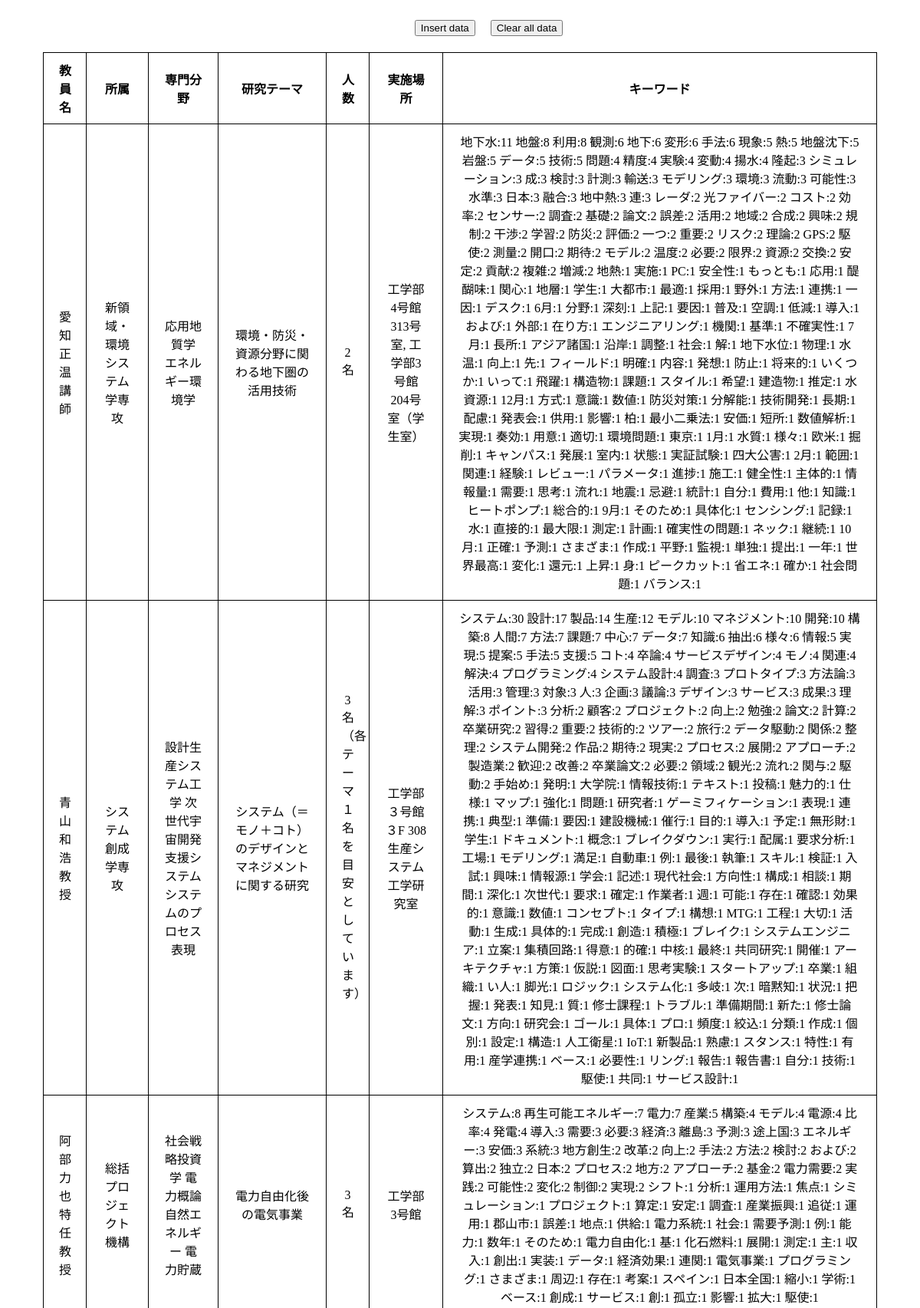
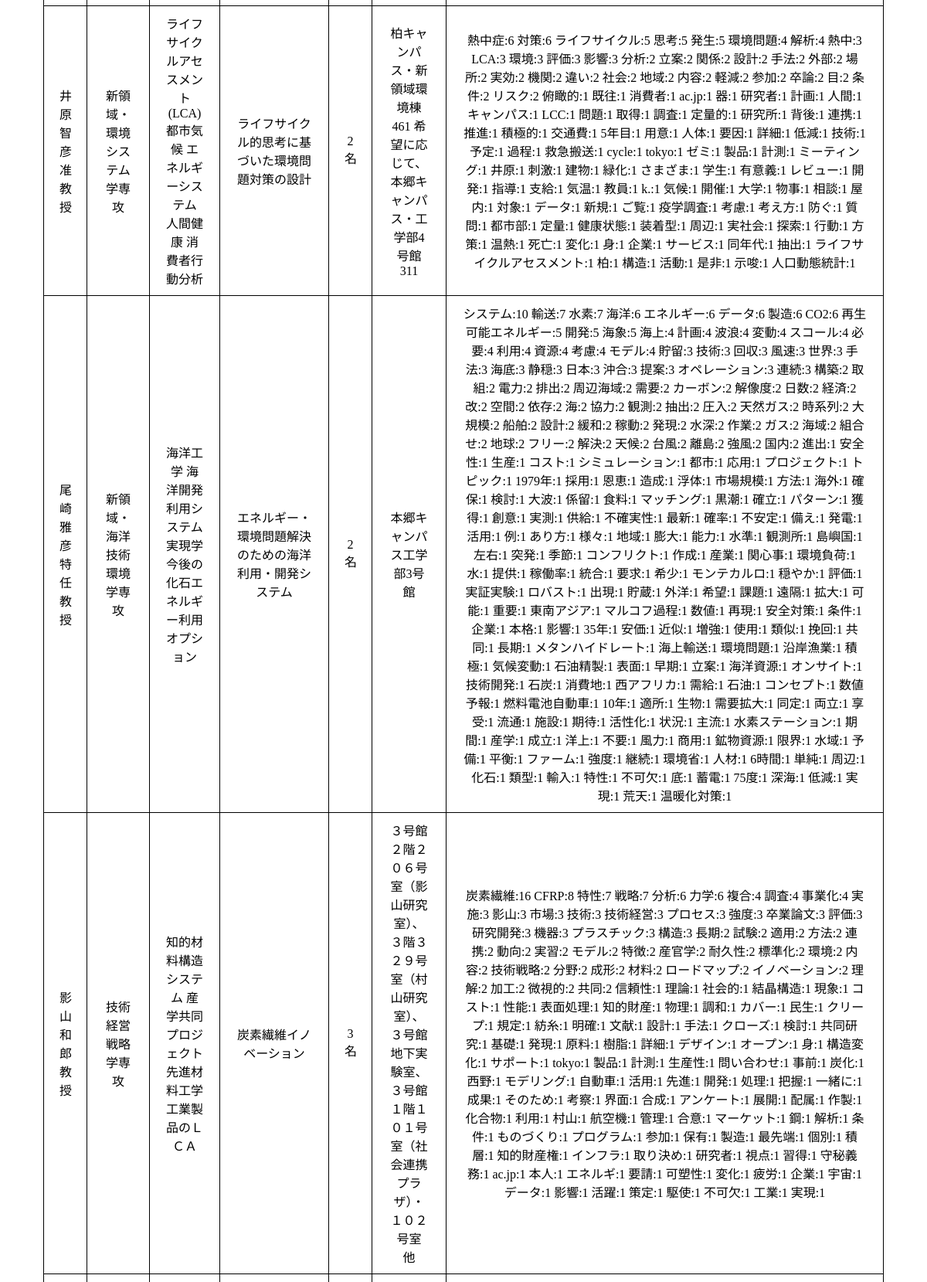
The app's page /db (upper part) with its own data (2 pictures, top to bottom).
### tables this page shows
CREATE TABLE teachers(
  id integer primary key autoincrement,
  name text,
  affiliation text, --所属
  specialized_field text, --専門分野
  research_theme text, --研究テーマ
  number_of_people text, --標準受け入れ人数
  place text, --実施場所
  keywords text
);

### main.py (the view)
@app.route("/db")
def db_show():
    cur = g.db.execute('select name, affiliation, specialized_field, research_theme, number_of_people, place, keywords from teachers') # ここ忘れがち．．
    table = [dict(name=row[0], affiliation=row[1], specialized_field=row[2], research_theme=row[3], number_of_people=row[4], place=row[5], keywords=row[6]) for row in cur.fetchall()]
    return render_template('db.html', teachers_table = table)

### main.py (called while the page is built)
def connect_db():
    return sqlite3.connect(app.config['DATABASE'])

@app.before_request
def before_request():
    g.db = connect_db() # g：とりあえず全てを格納する変数．データベースのコネクションやログインしてるユーザ情報など．

@app.teardown_request
def teardown_request(exception):
    db = getattr(g, "db", None)
    if db is not None:
        db.close()

### templates/db.html (shortened to what this page needs)
<!DOCTYPE html>
<html lang="ja">
<head>
    <link rel="stylesheet" href="{{ url_for('static', filename='db.css') }}">
</head>
<body>
    <br>
    <form action="{{ url_for('db_insert') }}" method="post" id = "insert">
        <input type="submit" value="Insert data">
    </form>
    <form action="{{ url_for('delete') }}" method="post" id="delete">
        <input type="submit" value="Clear all data">
    </form>
    <br>
    <table>
        <tr>
            <th width="15">教員名</th>
            <th width="40">所属</th>
            <th width="50">専門分野</th>
            <th width="100">研究テーマ</th>
            <th width="15">人数</th>
            <th width="55">実施場所</th>
            <th id = "keywords" width="525">キーワード</th>
    　   </tr>
        {% for row in teachers_table %}
        <tr>
            <td>{{ row.name }}</td>
            <td>{{ row.affiliation }}</td>
            <td>{{ row.specialized_field }}</td>
            <td>{{ row.research_theme }}</td>
            <td>{{ row.number_of_people }}</td>
            <td>{{ row.place }}</td>
            <td>{{ row.keywords }}</td>
        <tr>
        {% endfor %}
    </table>
    <br>
    <br>
    <br>
    <br>
    <br>
</body>
</html>

### static/db.css (style rules this page uses)
body { text-align: center; background-position: center center; }
table { border-collapse:collapse; width:800px; table-layout: fixed; margin: auto; text-align: center justify; }
table, th, td { border: 1px solid black; padding: 10px 20px; }
#insert { float:left; margin-left:45%; }
#delete { float:left; margin-left:20px; }

### records on screen
teachers: name "愛知 正温 講師", affiliation "新領域・環境システム学専攻", specialized_field "応用地質学 エネルギー環境学", research_theme "環境・防災・資源分野に関わる地下圏の活用技術", number_of_people "2名", place "工学部4号館313号室, 工学部3号館204号室（学生室）", keywords "地下水:11 地盤:8 利用:8 観測:6 地下:6 変形:6 手法:6 現象:5 熱:5 地盤沈下:5 岩盤:5 データ:5 技術:5 問題:4 精度:4 実験:4 変動:4 揚水:4 隆起:3 シミュレーション:3 成:3 検討:3 計測:3 輸送:3 モデリング:3 環境:3 流動:3 可能性:3 水準:3 日本:3 融合:3 地中熱:3 連:3 レーダ:2 光ファイバー:2 コスト:2 効率:2 センサー:2 調査:2 基礎:2 論文:2 誤差:2 活用:2 地域:2 合成:2 興味:2 規制:2 干渉:2 学習:2 防災:2 評価:2 一つ:2 重要:2 リスク:2 理論:2 GPS:2 駆使:2 測量:2 開口:2 期待:2 モデル:2 温度:2 必要:2 限界:2 資源:2 交換:2 安定:2 貢献:2 複雑:2 増減:2 地熱:1 実施:1 PC:1 安全性:1 もっとも:1 応用:1 醍醐味:1 関心:1 地層:1 学生:1 大都市:1 最適:1 採用:1 野外:1 方法:1 連携:1 一因:1 デスク:1 6月:1 分野:1 深刻:1 上記:1 要因:1 普及:1 空調:1 低減:1 導入:1 および:1 外部:1 在り方:1 エンジニアリング:1 機関:1 基準:1 不確実性:1 7月:1 長所:1 アジア諸国:1 沿岸:1 調整:1 社会:1 解:1 地下水位:1 物理:1 水温:1 向上:1 先:1 フィールド:1 明確:1 内容:1 発想:1 防止:1 将来的:1 いくつか:1 いって:1 飛躍:1 構造物:1 課題:1 スタイル:1 希望:1…"
teachers: name "青山 和浩 教授", affiliation "システム創成学専攻", specialized_field "設計生産システム工学 次世代宇宙開発支援システム システムのプロセス表現", research_theme "システム（＝モノ＋コト）のデザインとマネジメントに関する研究", number_of_people "3名（各テーマ１名を目安としています）", place "工学部３号館３F 308 生産システム工学研究室", keywords "システム:30 設計:17 製品:14 生産:12 モデル:10 マネジメント:10 開発:10 構築:8 人間:7 方法:7 課題:7 中心:7 データ:7 知識:6 抽出:6 様々:6 情報:5 実現:5 提案:5 手法:5 支援:5 コト:4 卒論:4 サービスデザイン:4 モノ:4 関連:4 解決:4 プログラミング:4 システム設計:4 調査:3 プロトタイプ:3 方法論:3 活用:3 管理:3 対象:3 人:3 企画:3 議論:3 デザイン:3 サービス:3 成果:3 理解:3 ポイント:3 分析:2 顧客:2 プロジェクト:2 向上:2 勉強:2 論文:2 計算:2 卒業研究:2 習得:2 重要:2 技術的:2 ツアー:2 旅行:2 データ駆動:2 関係:2 整理:2 システム開発:2 作品:2 期待:2 現実:2 プロセス:2 展開:2 アプローチ:2 製造業:2 歓迎:2 改善:2 卒業論文:2 必要:2 領域:2 観光:2 流れ:2 関与:2 駆動:2 手始め:1 発明:1 大学院:1 情報技術:1 テキスト:1 投稿:1 魅力的:1 仕様:1 マップ:1 強化:1 問題:1 研究者:1 ゲーミフィケーション:1 表現:1 連携:1 典型:1 準備:1 要因:1 建設機械:1 催行:1 目的:1 導入:1 予定:1 無形財:1 学生:1 ドキュメント:1 概念:1 ブレイクダウン:1 実行:1 配属:1 要求分析:1 工場:1 モデリング:1 満足:1 自動車:1 例:1 最後:1 執筆:1 スキル:1 検証:1 入試:1 興味:1 情報源:1 学会:1…"
teachers: name "阿部 力也 特任教授", affiliation "総括プロジェクト機構", specialized_field "社会戦略投資学 電力概論 自然エネルギー 電力貯蔵", research_theme "電力自由化後の電気事業", number_of_people "3名", place "工学部3号館", keywords "システム:8 再生可能エネルギー:7 電力:7 産業:5 構築:4 モデル:4 電源:4 比率:4 発電:4 導入:3 需要:3 必要:3 経済:3 離島:3 予測:3 途上国:3 エネルギー:3 安価:3 系統:3 地方創生:2 改革:2 向上:2 手法:2 方法:2 検討:2 および:2 算出:2 独立:2 日本:2 プロセス:2 地方:2 アプローチ:2 基金:2 電力需要:2 実践:2 可能性:2 変化:2 制御:2 実現:2 シフト:1 分析:1 運用方法:1 焦点:1 シミュレーション:1 プロジェクト:1 算定:1 安定:1 調査:1 産業振興:1 追従:1 運用:1 郡山市:1 誤差:1 地点:1 供給:1 電力系統:1 社会:1 需要予測:1 例:1 能力:1 数年:1 そのため:1 電力自由化:1 基:1 化石燃料:1 展開:1 測定:1 主:1 収入:1 創出:1 実装:1 データ:1 経済効果:1 連関:1 電気事業:1 プログラミング:1 さまざま:1 周辺:1 存在:1 考案:1 スペイン:1 日本全国:1 縮小:1 学術:1 ベース:1 創成:1 サービス:1 創:1 孤立:1 影響:1 拡大:1 駆使:1"
teachers: name "井原 智彦 准教授", affiliation "新領域・環境システム学専攻", specialized_field "ライフサイクルアセスメント(LCA) 都市気候 エネルギーシステム 人間健康 消費者行動分析", research_theme "ライフサイクル的思考に基づいた環境問題対策の設計", number_of_people "2名", place "柏キャンパス・新領域環境棟461 希望に応じて、本郷キャンパス・工学部4号館311", keywords "熱中症:6 対策:6 ライフサイクル:5 思考:5 発生:5 環境問題:4 解析:4 熱中:3 LCA:3 環境:3 評価:3 影響:3 分析:2 立案:2 関係:2 設計:2 手法:2 外部:2 場所:2 実効:2 機関:2 違い:2 社会:2 地域:2 内容:2 軽減:2 参加:2 卒論:2 目:2 条件:2 リスク:2 俯瞰的:1 既往:1 消費者:1 ac.jp:1 器:1 研究者:1 計画:1 人間:1 キャンパス:1 LCC:1 問題:1 取得:1 調査:1 定量的:1 研究所:1 背後:1 連携:1 推進:1 積極的:1 交通費:1 5年目:1 用意:1 人体:1 要因:1 詳細:1 低減:1 技術:1 予定:1 過程:1 救急搬送:1 cycle:1 tokyo:1 ゼミ:1 製品:1 計測:1 ミーティング:1 井原:1 刺激:1 建物:1 緑化:1 さまざま:1 学生:1 有意義:1 レビュー:1 開発:1 指導:1 支給:1 気温:1 教員:1 k.:1 気候:1 開催:1 大学:1 物事:1 相談:1 屋内:1 対象:1 データ:1 新規:1 ご覧:1 疫学調査:1 考慮:1 考え方:1 防ぐ:1 質問:1 都市部:1 定量:1 健康状態:1 装着型:1 周辺:1 実社会:1 探索:1 行動:1 方策:1 温熱:1 死亡:1 変化:1 身:1 企業:1 サービス:1 同年代:1 抽出:1 ライフサイクルアセスメント:1 柏:1 構造:1 活動:1 是非:1 示唆:1 人口動態統計:1"
teachers: name "尾崎 雅彦 特任教授", affiliation "新領域・海洋技術環境学専攻", specialized_field "海洋工学 海洋開発利用システム実現学 今後の化石エネルギー利用オプション", research_theme "エネルギー・環境問題解決のための海洋利用・開発システム", number_of_people "2名", place "本郷キャンパス工学部3号館", keywords "システム:10 輸送:7 水素:7 海洋:6 エネルギー:6 データ:6 製造:6 CO2:6 再生可能エネルギー:5 開発:5 海象:5 海上:4 計画:4 波浪:4 変動:4 スコール:4 必要:4 利用:4 資源:4 考慮:4 モデル:4 貯留:3 技術:3 回収:3 風速:3 世界:3 手法:3 海底:3 静穏:3 日本:3 沖合:3 提案:3 オペレーション:3 連続:3 構築:2 取組:2 電力:2 排出:2 周辺海域:2 需要:2 カーボン:2 解像度:2 日数:2 経済:2 改:2 空間:2 依存:2 海:2 協力:2 観測:2 抽出:2 圧入:2 天然ガス:2 時系列:2 大規模:2 船舶:2 設計:2 緩和:2 稼動:2 発現:2 水深:2 作業:2 ガス:2 海域:2 組合せ:2 地球:2 フリー:2 解決:2 天候:2 台風:2 離島:2 強風:2 国内:2 進出:1 安全性:1 生産:1 コスト:1 シミュレーション:1 都市:1 応用:1 プロジェクト:1 トピック:1 1979年:1 採用:1 恩恵:1 造成:1 浮体:1 市場規模:1 方法:1 海外:1 確保:1 検討:1 大波:1 係留:1 食料:1 マッチング:1 黒潮:1 確立:1 パターン:1 獲得:1 創意:1 実測:1 供給:1 不確実性:1 最新:1 確率:1 不安定:1 備え:1 発電:1 活用:1 例:1 あり方:1 様々:1 地域:1 膨大:1 能力:1 水準:1 観測所:1 島嶼国:1 左右:1 突発:1 季節:1 コンフリクト:1 作成:1 産業:1 関心事:1…"
teachers: name "影山 和郎 教授", affiliation "技術経営戦略学専攻", specialized_field "知的材料構造システム 産学共同プロジェクト 先進材料工学 工業製品のＬＣＡ", research_theme "炭素繊維イノベーション", number_of_people "3名", place "３号館２階２０６号室（影山研究室）、３階３２９号室（村山研究室）、３号館地下実験室、３号館１階１０１号室（社会連携プラザ）・１０２号室 他", keywords "炭素繊維:16 CFRP:8 特性:7 戦略:7 分析:6 力学:6 複合:4 調査:4 事業化:4 実施:3 影山:3 市場:3 技術:3 技術経営:3 プロセス:3 強度:3 卒業論文:3 評価:3 研究開発:3 機器:3 プラスチック:3 構造:3 長期:2 試験:2 適用:2 方法:2 連携:2 動向:2 実習:2 モデル:2 特徴:2 産官学:2 耐久性:2 標準化:2 環境:2 内容:2 技術戦略:2 分野:2 成形:2 材料:2 ロードマップ:2 イノベーション:2 理解:2 加工:2 微視的:2 共同:2 信頼性:1 理論:1 社会的:1 結晶構造:1 現象:1 コスト:1 性能:1 表面処理:1 知的財産:1 物理:1 調和:1 カバー:1 民生:1 クリープ:1 規定:1 紡糸:1 明確:1 文献:1 設計:1 手法:1 クローズ:1 検討:1 共同研究:1 基礎:1 発現:1 原料:1 樹脂:1 詳細:1 デザイン:1 オープン:1 身:1 構造変化:1 サポート:1 tokyo:1 製品:1 計測:1 生産性:1 問い合わせ:1 事前:1 炭化:1 西野:1 モデリング:1 自動車:1 活用:1 先進:1 開発:1 処理:1 把握:1 一緒に:1 成果:1 そのため:1 考察:1 界面:1 合成:1 アンケート:1 展開:1 配属:1 作製:1 化合物:1 利用:1 村山:1 航空機:1 管理:1 合意:1 マーケット:1 鋼:1 解析:1 条件:1 ものづくり:1 プログラム:1 参加:1 保有:1 製造:1 最先端:1 個別:1 積層:1…"
